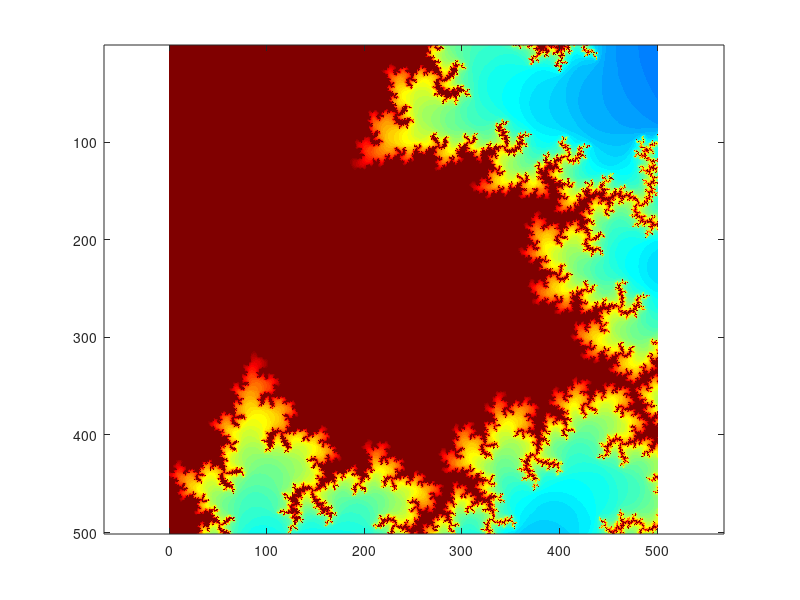

Write MATLAB code to recreate this figure.
%% Mandelbrot Set Plot Generator
% Plots the Mandelbrot set in the range (x? -0.05 : -0.01) (y? 0.77 : 0.81).  The plot is 501 x 501 pixels in size.

% Quinn McHugh
% Mechanical Engineering Lab - Section 1
% Professor Constans
% 3/29/2017

%% Initialize Variables
clear variables; close all; clc;

maxIterations = 200;    % Sets the max number of iterations for each pixel

xPixels = 501;   % Sets the number of pixels along the x-axis
yPixels = 501;   % Sets the number of pixels along the y-axis

xLowerBound = -0.05;   % Sets the lower x bound of the grid
xHigherBound = -0.01;   % Sets the higher x bound of the grid
yLowerBound = 0.77;   % Sets the lower y bound of the grid
yHigherBound = 0.81;   % Sets the high y bound of the grid

M = zeros(yPixels,xPixels);     % Initializes the mandelbrot set with zeros
z = zeros(yPixels,xPixels);     % Initializes the z array with zeros

%% Main Program
xRange = linspace(xLowerBound, xHigherBound, xPixels);  % Generates a linearly spaced vector to serve as the range of x values in the grid
yRange = linspace(yLowerBound, yHigherBound, yPixels);  % Generates a linearly spaced vector to serve as the range of y values in the grid

[xCoord,yCoord] = meshgrid(xRange,yRange);  % Stores a 2-D grid of coordinates based on xRange and yRange

c = xCoord + yCoord*1j;     % Sets the value of c

for n = 1:maxIterations
    z = z.*z + c;                   % Calculates the current value of z for all coordinates in the grid
    isLessThanTwo = abs(z) < 2;     % An array that stores a value of 1 (true) if the current absolute value of z is less than 2
    M = M + isLessThanTwo;          % Counts the number of iterations before each coordinate in the grid "blows up"
end

%% Plot Figure
imshow(M,jet)  % Plots the Mandelbrot set and applies a color to each pixel
axis on;
axis equal;
